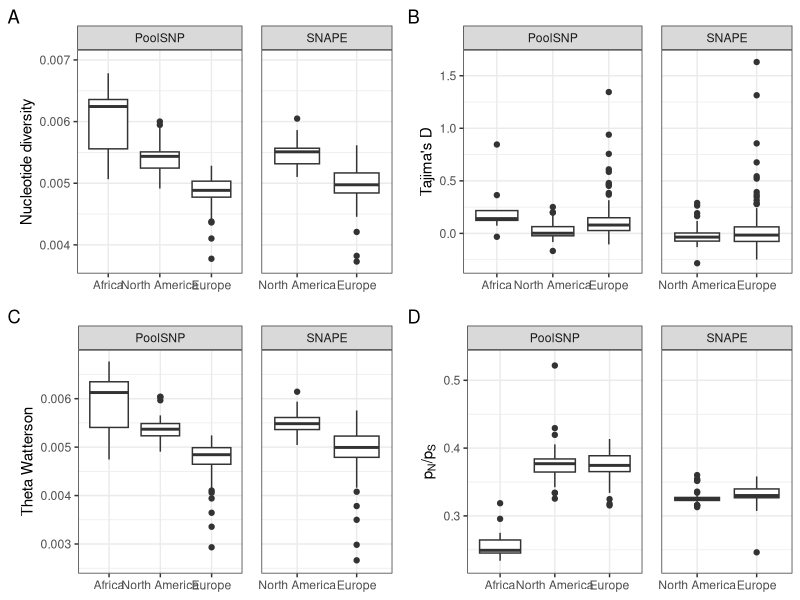

Recreate this plot in R.
# plot Figure8 - Margot
library(ggplot2)
library("gridExtra")

dat<-read.table(file="Figure8_data.txt",header=T,fill =T,sep="\t")

dat_PoolSNP<-dat[dat$FILE=="PoolSNP",]
dat_SNAPE<-dat[dat$FILE=="SNAPE",]

# PoolSNP plots
plot1<-ggplot(dat_PoolSNP, aes(x=Continent, y=Pi)) + geom_boxplot(, show.legend = FALSE) + labs(y = "Nucleotide diversity", tag = "A") + theme_bw() + theme(axis.title.x=element_blank()) + facet_grid(~ FILE) + scale_x_discrete(limits=c("Africa","North America","Europe")) + scale_y_continuous(limits=c(0.0037, 0.007),breaks=seq(0.004, 0.007, 0.001))  
plot2<-ggplot(dat_PoolSNP, aes(x=Continent, y=Watterson)) + geom_boxplot(, show.legend = FALSE) + labs(y = "Theta Watterson", tag = "C") + theme_bw()  + theme(axis.title.x=element_blank()) + facet_grid(~ FILE) + scale_x_discrete(limits=c("Africa","North America","Europe")) + scale_y_continuous(limits=c(0.0026, 0.0068),breaks=seq(0.003, 0.006, 0.001))  
plot3<-ggplot(dat_PoolSNP, aes(x=Continent, y=Tajima_D)) + geom_boxplot(, show.legend = FALSE) +  labs(y = "Tajima's D", tag = "B") +  theme_bw() + theme(axis.title.x=element_blank()) + facet_grid(~ FILE) + scale_x_discrete(limits=c("Africa","North America","Europe")) + scale_y_continuous(limits=c(-0.285, 1.65),breaks=seq(0, 1.5, 0.5)) 
plot4<-ggplot(dat_PoolSNP, aes(x=Continent, y=pn_ps)) + geom_boxplot(, show.legend = FALSE) + labs(y =expression('p'[N]*'/p'[S]), tag = "D") +  theme_bw() + theme(axis.title.x=element_blank()) + facet_grid(~ FILE) + scale_x_discrete(limits=c("Africa","North America","Europe")) + scale_y_continuous(limits=c(0.23, 0.53),breaks=seq(0.3, 0.5, 0.1)) 

# SNAPE plots
plot5<-ggplot(dat_SNAPE, aes(x=Continent, y=Pi)) + geom_boxplot(, show.legend = FALSE) + labs(y = "Nucleotide diversity", tag = "") + theme_bw() + theme(axis.title.x=element_blank(),axis.title.y=element_blank(),axis.text.y=element_blank(),axis.ticks.y = element_blank()) + facet_grid(~ FILE) + scale_x_discrete(limits=c("North America","Europe")) + scale_y_continuous(limits=c(0.0037, 0.007),breaks=seq(0.004, 0.007, 0.001))  
plot6<-ggplot(dat_SNAPE, aes(x=Continent, y=Watterson)) + geom_boxplot(, show.legend = FALSE) + labs(y = "Theta Watterson", tag = "") + theme_bw()  + theme(axis.title.x=element_blank(),axis.title.y=element_blank(),axis.text.y=element_blank(),axis.ticks.y = element_blank()) + facet_grid(~ FILE) + scale_x_discrete(limits=c("North America","Europe")) + scale_y_continuous(limits=c(0.0026, 0.0068),breaks=seq(0.003, 0.006, 0.001))
plot7<-ggplot(dat_SNAPE, aes(x=Continent, y=Tajima_D)) + geom_boxplot(, show.legend = FALSE) +  labs(y = "Tajima's D", tag = "") +  theme_bw() + theme(axis.title.x=element_blank(),axis.title.y=element_blank(),axis.text.y=element_blank(),axis.ticks.y = element_blank()) + facet_grid(~ FILE) + scale_x_discrete(limits=c("North America","Europe")) + scale_y_continuous(limits=c(-0.285, 1.65),breaks=seq(0, 1.5, 0.5))  
plot8<-ggplot(dat_SNAPE, aes(x=Continent, y=pn_ps)) + geom_boxplot(, show.legend = FALSE) + labs(y =expression('p'[N]*'/p'[S]), tag = "") +  theme_bw() + theme(axis.title.x=element_blank(),axis.title.y=element_blank(),axis.text.y=element_blank(),axis.ticks.y = element_blank()) + facet_grid(~ FILE) + scale_x_discrete(limits=c("North America","Europe")) + scale_y_continuous(limits=c(0.23, 0.53),breaks=seq(0.3, 0.5, 0.1)) 

# make final Figure 8
grid.arrange(plot1, plot5, plot3, plot7, plot2, plot6,  plot4, plot8, 
        ncol=4, nrow=2, widths=c(1,0.6,1,0.6), heights=c(1, 1))
        

